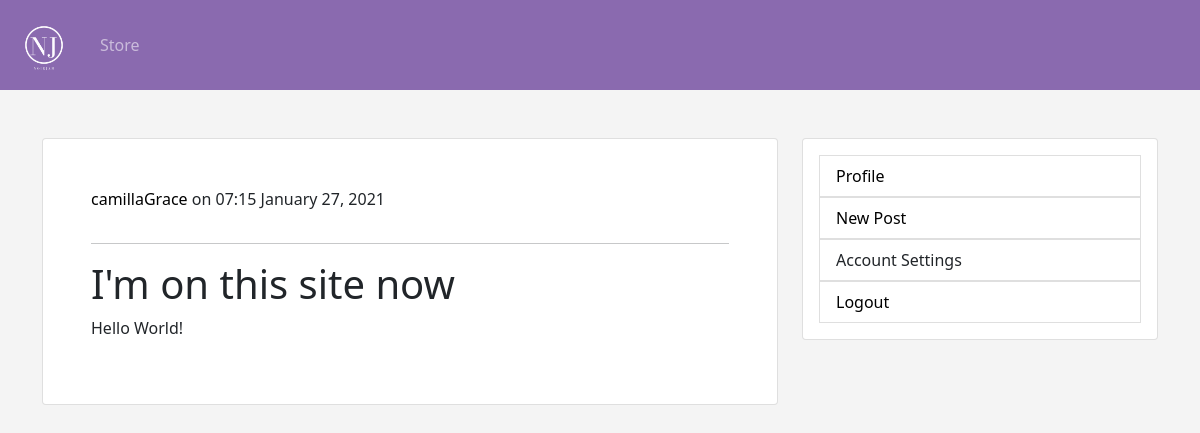
Page /social/post/3 (signed in) on the committed database.
### blog/models.py (models this page shows, shortened)
class Post(models.Model):
    title = models.CharField(max_length=100)
    content = models.TextField()
    date_posted = models.DateTimeField(default=timezone.now)
    author = models.ForeignKey(User, on_delete=models.CASCADE)

### blog/views.py (the view)
# urls.py: path("post/<int:pk>", PostDetailView.as_view(), name="post-detail"),
class PostDetailView(DetailView):
    model = Post

### blog/templates/blog/post_detail.html (shortened to what this page needs)
{% extends 'blog/base.html' %}
{% block content %}
    <div class="card mb-5 p-5">
        <p><a href="{% url 'user-posts' post.author.username%}">{{ post.author }}</a> on {{ post.date_posted|date:'h:i F d, Y' }}</p>
        <hr>
        <h1>{{ post.title }}</h1>
        <p>{{ post.content}}</p>
    </div>
{% endblock content %}

### static/css/style.css (style rules this page uses)
* { box-sizing: border-box; padding: 0; margin: 0; }
body { background: rgba(200, 200, 200, 0.2); }
a { text-decoration: none; color: black; }

### rows in the picture
Post: author "camillaGrace", date_posted "07:15 January 27, 2021", title "I'm on this site now", content "Hello World!"
